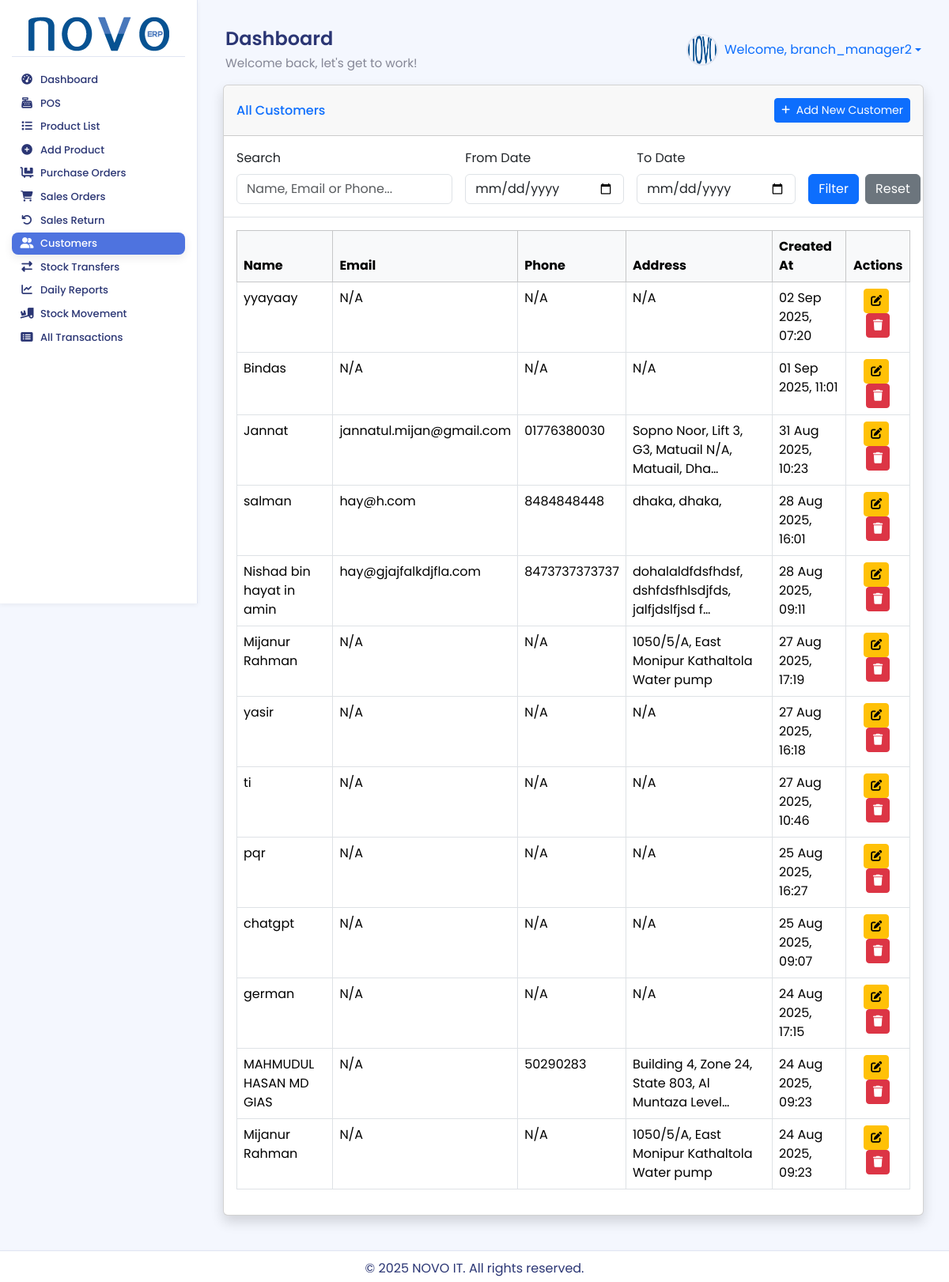
Screenshot of /partners/customers/ (signed in) with the database file from the repository.
### accounts/models.py (models this page shows, shortened)
class User(AbstractUser):
    warehouse = models.ForeignKey(
        Warehouse,
        on_delete=models.SET_NULL,
        null=True,
        blank=True,
        related_name='users', # এই গুদামের সাথে যুক্ত ইউজারদের সহজে খুঁজে পাওয়ার জন্য
        verbose_name="Assigned Warehouse" # অ্যাডমিন প্যানেলে প্রদর্শনের জন্য
    )
    class Meta:
        verbose_name = "User"
        verbose_name_plural = "Users"

### partners/models.py (models this page shows, shortened)
class Customer(models.Model):
    name = models.CharField(max_length=200)
    email = models.EmailField(blank=True, null=True)
    phone = models.CharField(max_length=20, blank=True, null=True)
    address = models.TextField(blank=True, null=True)
    created_at = models.DateTimeField(auto_now_add=True)
    updated_at = models.DateTimeField(auto_now=True)
    is_active = models.BooleanField(default=True)
    class Meta:
        db_table = 'inventory_customer'

### partners/views.py (the view, shortened to what this page needs)
# urls.py: path('customers/', views.customer_list, name='customer_list'),
@login_required
@permission_required('partners.view_customer', login_url='/admin/')
def customer_list(request):
    customers_list = Customer.objects.all().order_by('-created_at')
    filter_form = CustomerFilterForm(request.GET or None)
    paginator = Paginator(customers_list, 15) # প্রতি পৃষ্ঠায় ১৫ জন কাস্টমার
    page_number = request.GET.get('page')
    customers = paginator.get_page(page_number)
    context = {
        'customers': customers,
        'title': 'All Customers',
        'filter_form': filter_form # <-- فرمটিকে context-এ পাস করা হয়েছে
    }
    return render(request, 'partners/customer_list.html', context)

### partners/forms.py
class CustomerFilterForm(forms.Form):
    q = forms.CharField(
        required=False,
        label="Search",
        widget=forms.TextInput(attrs={'class': 'form-control', 'placeholder': 'Name, Email or Phone...'})
    )
    start_date = forms.DateField(
        required=False,
        widget=forms.DateInput(attrs={'class': 'form-control', 'type': 'date'}),
        label="From Date"
    )
    end_date = forms.DateField(
        required=False,
        widget=forms.DateInput(attrs={'class': 'form-control', 'type': 'date'}),
        label="To Date"
    )

### partners/templates/partners/customer_list.html (shortened to what this page needs)
{% extends 'base.html' %}
{% load static %}
{% block content %}
<div class="container-fluid">
    <div class="card shadow mb-4">
        <div class="card-header py-3 d-flex flex-row align-items-center justify-content-between">
            <h6 class="m-0 font-weight-bold text-primary">All Customers</h6>
            <a href="{% url 'partners:add_customer' %}" class="btn btn-primary btn-sm">
                 Add New Customer
            </a>
        </div>
        <div class="card-body border-bottom">
            <form method="get" action="">
                <div class="row g-3 align-items-end">
                    <div class="col-md-4">
                        <label for="{{ filter_form.q.id_for_label }}" class="form-label">{{ filter_form.q.label }}</label>
                        {{ filter_form.q }}
                    </div>
                    <div class="col-md-3">
                        <label for="{{ filter_form.start_date.id_for_label }}" class="form-label">{{ filter_form.start_date.label }}</label>
                        {{ filter_form.start_date }}
                    </div>
                    <div class="col-md-3">
                        <label for="{{ filter_form.end_date.id_for_label }}" class="form-label">{{ filter_form.end_date.label }}</label>
                        {{ filter_form.end_date }}
                    </div>
                    <div class="col-md-2 d-flex">
                        <button type="submit" class="btn btn-primary me-2 flex-grow-1">Filter</button>
                        <a href="{% url 'partners:customer_list' %}" class="btn btn-secondary flex-grow-1">Reset</a>
                    </div>
                </div>
            </form>
        </div>
        <div class="card-body">
            <div class="table-responsive">
                <table class="table table-bordered table-hover" width="100%" cellspacing="0">
                    <thead class="table-light">
                        <tr>
                            <th>Name</th>
                            <th>Email</th>
                            <th>Phone</th>
                            <th>Address</th>
                            <th>Created At</th>
                            <th class="text-center">Actions</th>
                        </tr>
                    </thead>
                    <tbody>
                        {% for customer in customers %}
                        <tr>
                            <td>{{ customer.name }}</td>
                            <td>{{ customer.email|default:"N/A" }}</td>
                            <td>{{ customer.phone|default:"N/A" }}</td>
                            <td>{{ customer.address|truncatechars:50|default:"N/A" }}</td>
                            <td>{{ customer.created_at|date:"d M Y, H:i" }}</td>
                            <td class="text-center">
                                <a href="{% url 'partners:edit_customer' customer.pk %}" class="btn btn-warning btn-sm me-1" title="Edit">
                                    <i class="fas fa-edit"></i>
                                </a>
                                <a href="{% url 'partners:delete_customer' customer.pk %}" class="btn btn-danger btn-sm" title="Delete">
                                    <i class="fas fa-trash"></i>
                                </a>
                            </td>
                        </tr>
                        {% empty %}
                        <tr>
                            <td colspan="6" class="text-center">No customers found.</td>
                        </tr>
                        {% endfor %}
                    </tbody>
                </table>
                </div>
        </div>
    </div>
</div>
{% endblock %}

### inventory_system/templates/base.html (shortened to what this page needs)
{% load static %}
<!DOCTYPE html>
<html lang="en">
<head>
    <link href="https://cdn.jsdelivr.net/npm/select2@4.1.0-rc.0/dist/css/select2.min.css" rel="stylesheet" />
    <link href="https://cdn.jsdelivr.net/npm/bootstrap@5.3.3/dist/css/bootstrap.min.css" rel="stylesheet">
    <link rel="stylesheet" href="https://cdnjs.cloudflare.com/ajax/libs/font-awesome/6.4.0/css/all.min.css">
    <link rel="stylesheet" href="{% static 'css/style.css' %}">
</head>
<body>
<div class="wrapper">
    {% if user.is_authenticated %}
    <aside class="sidebar-nav">
        <div class="sidebar-header">
            <a href="{% url 'dashboard' %}">
                <img src="{% static 'images/logo.png' %}" alt="NOVO ERP Logo">
            </a>
        </div>
        <ul class="sidebar-menu">
            {% with user.groups.all|join:", " as user_groups %}
            {% if 'POS Sales Staff' in user_groups %}
                <li><a href="{% url 'pos:pos_view' %}"><i class="fas fa-cash-register fa-fw"></i> <span>POS</span></a></li>
                <li><a href="{% url 'products:product_list' %}"><i class="fas fa-list fa-fw"></i> <span>Product List</span></a></li>
            {% elif 'Branch Manager' in user_groups %}
                <li><a href="{% url 'dashboard' %}"><i class="fas fa-tachometer-alt fa-fw"></i> <span>Dashboard</span></a></li>
                <li><a href="{% url 'pos:pos_view' %}"><i class="fas fa-cash-register fa-fw"></i> <span>POS</span></a></li>
                <li><a href="{% url 'products:product_list' %}"><i class="fas fa-list fa-fw"></i> <span>Product List</span></a></li>
                <li><a href="{% url 'products:add_product' %}"><i class="fas fa-plus-circle fa-fw"></i> <span>Add Product</span></a></li>
                <li><a href="{% url 'purchase:purchase_order_list' %}"><i class="fas fa-dolly-flatbed fa-fw"></i> <span>Purchase Orders</span></a></li>
                <li><a href="{% url 'sales:sales_order_list' %}"><i class="fas fa-shopping-cart fa-fw"></i> <span>Sales Orders</span></a></li>
                <li><a href="{% url 'sales:create_sales_return' %}"><i class="fas fa-undo fa-fw"></i> <span>Sales Return</span></a></li>
                <li><a href="{% url 'partners:customer_list' %}"><i class="fas fa-user-friends fa-fw"></i> <span>Customers</span></a></li>
                <li><a href="{% url 'purchase:stock_transfer_request_list' %}"><i class="fas fa-exchange-alt fa-fw"></i> <span>Stock Transfers</span></a></li>
                <li><a href="{% url 'reports:daily_sales_report' %}"><i class="fas fa-chart-line fa-fw"></i> <span>Daily Reports</span></a></li>
                <li><a href="{% url 'stock:stock_movement_report' %}"><i class="fas fa-truck-loading fa-fw"></i> <span>Stock Movement</span></a></li>
                <li><a href="{% url 'stock:transaction_list' %}"><i class="fas fa-list-alt fa-fw"></i> <span>All Transactions</span></a></li>
            {% endif %}
            {% endwith %}
        </ul>
    </aside>
    {% endif %}
    <div class="main-content">
        {% if user.is_authenticated %}
        <header class="header">
            <div class="header-title">
                <h1>{% block page_title %}Dashboard{% endblock %}</h1>
                <p>Welcome back, let's get to work!</p>
            </div>
            <div class="d-flex align-items-center">
                <div class="user-profile dropdown">
                    <a href="#" class="dropdown-toggle text-decoration-none d-flex align-items-center" data-bs-toggle="dropdown" aria-expanded="false">
                        <img src="{% static 'images/default_avatar.png' %}" alt="Avatar" class="me-2"> Welcome, {{ user.username }}
                    </a>
                </div>
            </div>
        </header>
        {% endif %}
        <main>
            {% block content %}{% endblock %}
        </main>
        <footer class="footer">
            <p>&copy; {% now "Y" %} NOVO IT. All rights reserved.</p>
        </footer>
    </div>
</div>
</body>
</html>

### static/css/style.css (style rules this page uses)
:root { --primary: hsl(185, 75%, 43%); --success: #1cc88a; --info: #36b9cc; --warning: #f6c23e; --danger: #e74a3b; --text: #2B3674; --muted: #858796; --bg: #F4F7FE; --card: #FFFFFF; --border: #E0E5F2; --sidebar-text: #2B3674; --sidebar-active-bg: #4e73df; --sidebar-hover-bg: rgba(78, 115, 223, 0.1); --shadow-sm: 0 2px 6px rgba(0, 0, 0, 0.05); --shadow-md: 0 4px 12px rgba(0, 0, 0, 0.08); --transition-fast: 0.2s ease; --transition-smooth: 0.3s ease; }
body { font-family: 'Poppins', sans-serif; background-color: var(--bg); color: var(--text); display: flex; flex-direction: column; min-height: 100vh; margin: 0; overflow-x: hidden; }
.wrapper { flex: 1; display: flex; flex-direction: row; }
.sidebar-nav { width: 250px; background: var(--card); border-right: 1px solid var(--border); padding: 15px; transition: width var(--transition-fast); box-shadow: var(--shadow-sm); height: calc(100vh - 37px); position: sticky; top: 0; overflow-y: auto; display: flex; flex-direction: column; }
.sidebar-header { padding: 5px 5px; border-bottom: 1px solid var(--border); text-align: center; }
.sidebar-header a img { width: 100%; max-width: 180px; height: auto; object-fit: contain; }
.sidebar-menu { list-style: none; padding: 0; margin: 15px 0 0; flex: 1 1 auto; }
.sidebar-nav::after { content: ''; padding-bottom: 20px; }
.sidebar-menu li { margin-bottom: 2px; }
.sidebar-menu a { display: flex; align-items: center; padding: 6px 10px; border-radius: 8px; color: var(--sidebar-text); text-decoration: none; font-weight: 500; font-size: 13px; line-height: 1.2; transition: background-color var(--transition-smooth), transform var(--transition-fast), box-shadow var(--transition-fast); }
.sidebar-menu a i { margin-right: 8px; width: 18px; text-align: center; font-size: 0.85rem; transition: color var(--transition-fast); }
.sidebar-menu a span { white-space: nowrap; overflow: hidden; text-overflow: ellipsis; }
.sidebar-menu a.active { background-color: var(--sidebar-active-bg); color: white; box-shadow: var(--shadow-md); }
.sidebar-menu a.active i { color: white; }
.header { display: flex; justify-content: space-between; align-items: center; padding: 15px 15px; }
.header-title h1 { margin: 0; font-size: 1.5rem; font-weight: 600; }
.header-title p { margin: 5px 0 0; color: var(--muted); font-size: 0.95rem; }
.user-profile { display: flex; align-items: center; }
.user-profile img { width: 40px; height: 40px; border-radius: 50%; margin-right: 10px; border: 2px solid var(--border); }
.main-content { flex: 1; padding: 20px; padding-bottom: 60px; overflow-y: auto; background-color: var(--bg); }
.footer { position: fixed; bottom: 0; left: 0; width: 100%; height: 40px; background-color: var(--card); color: var(--text); text-align: center; padding: 10px; border-top: 1px solid var(--border); box-shadow: var(--shadow-sm); z-index: 1000; }

### rows the page displays
User: username "branch_manager2"
Customer: name "yyayaay", email "N/A", phone "N/A", address "N/A", created_at "02 Sep 2025, 07:20"
Customer: name "Bindas", email "N/A", phone "N/A", address "N/A", created_at "01 Sep 2025, 11:01"
Customer: name "Jannat", email "jannatul.mijan@gmail.com", phone "01776380030", address "Sopno Noor, Lift 3, G3, Matuail N/A, Matuail, Dha…", created_at "31 Aug 2025, 10:23"
Customer: name "salman", email "hay@h.com", phone "8484848448", address "dhaka, dhaka,", created_at "28 Aug 2025, 16:01"
Customer: name "Nishad bin hayat in amin", email "hay@gjajfalkdjfla.com", phone "8473737373737", address "dohalaldfdsfhdsf, dshfdsfhlsdjfds, jalfjdslfjsd f…", created_at "28 Aug 2025, 09:11"
Customer: name "Mijanur Rahman", email "N/A", phone "N/A", address "1050/5/A, East Monipur Kathaltola Water pump", created_at "27 Aug 2025, 17:19"
Customer: name "yasir", email "N/A", phone "N/A", address "N/A", created_at "27 Aug 2025, 16:18"
Customer: name "ti", email "N/A", phone "N/A", address "N/A", created_at "27 Aug 2025, 10:46"
Customer: name "pqr", email "N/A", phone "N/A", address "N/A", created_at "25 Aug 2025, 16:27"
Customer: name "chatgpt", email "N/A", phone "N/A", address "N/A", created_at "25 Aug 2025, 09:07"
Customer: name "german", email "N/A", phone "N/A", address "N/A", created_at "24 Aug 2025, 17:15"
Customer: name "MAHMUDUL HASAN MD GIAS", email "N/A", phone "50290283", address "Building 4, Zone 24, State 803, Al Muntaza Level…", created_at "24 Aug 2025, 09:23"
Customer: name "Mijanur Rahman", email "N/A", phone "N/A", address "1050/5/A, East Monipur Kathaltola Water pump", created_at "24 Aug 2025, 09:23"

### other values shown
{{ filter_form.q.label }} "Search"
{{ filter_form.start_date.label }} "From Date"
{{ filter_form.end_date.label }} "To Date"
